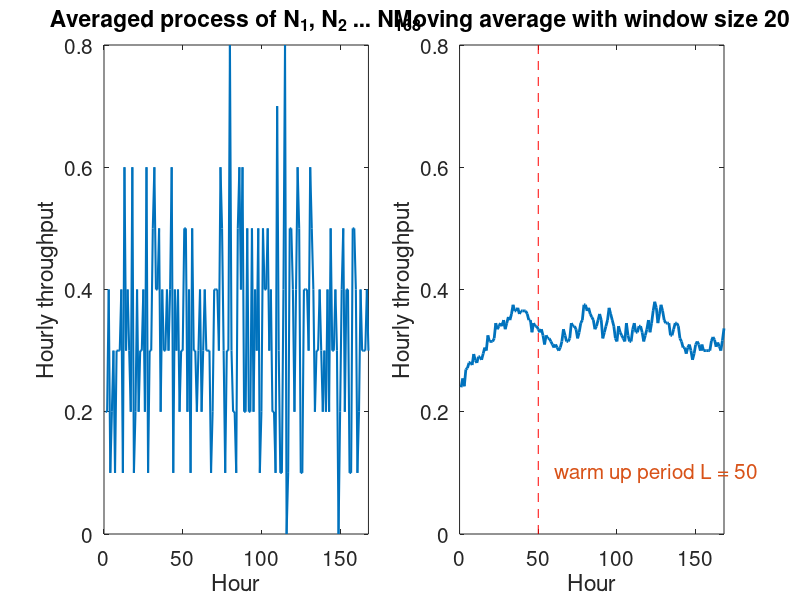

Source code (MATLAB): (Note: this script raises an error after producing the figure.)
%%%%%% Throughput plots
tp_data = csvread('output-1.csv',1,0); 
time = tp_data(:,1)/60; % time stamp when throughput increases by 1
simulation_time = ceil(max(time));

replication = 1;
hourly_tp = zeros(simulation_time,10);
cur_time = time(1); prev_time = 0;
i = 2;
while true
    tp_list = zeros(simulation_time,1);
    while cur_time > prev_time && i <= length(time)
        prev_time = cur_time; cur_time = time(i);
        i = i + 1;
        tp_list(ceil(cur_time)) = tp_list(ceil(cur_time)) + 1;
    end
    hourly_tp(:,replication) = tp_list;
    replication = replication + 1; 
    if i >= length(time)
        break
    end
    prev_time = cur_time; cur_time = time(i); i = i + 1;
end

figure('Position', [0 0 1200 300]); subplot(1,2,1);
avg_hourly_tp = mean(hourly_tp, 2);
plot(linspace(1,simulation_time,simulation_time),  ...
    avg_hourly_tp, 'LineWidth', 1.5);
xlim([0 simulation_time]); ylim([0 0.8]); 
set(gca, 'FontSize',15);  ylabel('Hourly throughput');
xlabel('Hour'); title('Averaged process of N_1, N_2 ... N_{168}');

subplot(1,2,2);
move_avg = movmean(avg_hourly_tp, 20);
plot(linspace(1,simulation_time,simulation_time),  ...
    move_avg, 'LineWidth', 2); hold on;
line([50 50],[0 0.8],'Color','red','LineStyle','--'); 
text(60,0.1,'warm up period L = 50','Color',...
    [0.8500 0.3250 0.0980],'FontSize',15); 
xlim([0 simulation_time]);  ylim([0 0.8]); set(gca, 'FontSize',15);
ylabel('Hourly throughput');
xlabel('Hour'); title('Moving average with window size 20');

% warm up time L = 50
Xs = mean(hourly_tp(51:simulation_time,:),1);
bar_X = mean(Xs)
left_CI = bar_X - tinv(0.95,9)*(var(Xs)/10)^0.5
right_CI = bar_X + tinv(0.95,9)*(var(Xs)/10)^0.5

%%%%%% Average delay plots
file = 'simpy_results13.csv'; 
delay_data = csvread(file,1,0); 
time = delay_data(:,1)/60; % time stamp when throughput increases by 1
delaytime = delay_data(:,2);
simulation_time = ceil(max(time));

replication = 1;
hourly_delay = zeros(simulation_time,10);
cur_time = time(1); prev_time = 0;
i = 2;
while true
    dt_list = zeros(simulation_time,1);
    while cur_time > prev_time && i <= length(time)
        prev_time = cur_time; cur_time = time(i);
        if ceil(cur_time) == ceil(prev_time)
            dt_list(ceil(cur_time)) = dt_list(ceil(cur_time))*0.5 + ...
                delaytime(i)*0.5;
        else
            dt_list(ceil(cur_time)) = dt_list(ceil(cur_time)) + ...
                delaytime(i);
        end
        i = i + 1;
    end
    hourly_delay(:,replication) = dt_list;
    replication = replication + 1; 
    if i >= length(time)
        break
    end
    prev_time = cur_time; cur_time = time(i); i = i + 1;
end

avg_hourly_delay = mean(hourly_delay, 2);
move_avg = movmean(avg_hourly_delay, 200);

figure('Position', [0 0 1200 300]); subplot(1,2,1);
plot(linspace(1,simulation_time,simulation_time),  ...
    avg_hourly_delay, 'LineWidth', 1.5);
xlim([0 simulation_time]); set(gca, 'FontSize',18);
ylabel('Averaged delay (Minutes)'); 
xlabel('Hour'); title('Averaged delay in each hour');

subplot(1,2,2);
plot(linspace(1,simulation_time,simulation_time),  ...
    move_avg, 'LineWidth', 1.5); hold on;
ylim([-5 15]); xlim([0 simulation_time]); set(gca, 'FontSize',18);
ylabel('Averaged delay (Minutes)');
xlabel('Hour'); title('Moving average');

line([150 150],[-5 15],'Color','red','LineStyle','--'); 
text(160,0,'warm up period L = 150','Color',...
    [0.8500 0.3250 0.0980],'FontSize',18); 

Xs = mean(hourly_delay(151:simulation_time,:),1);
bar_X = mean(Xs)
left_CI = bar_X - tinv(0.90,9)*(var(Xs)/10)^0.5
right_CI = bar_X + tinv(0.90,9)*(var(Xs)/10)^0.5